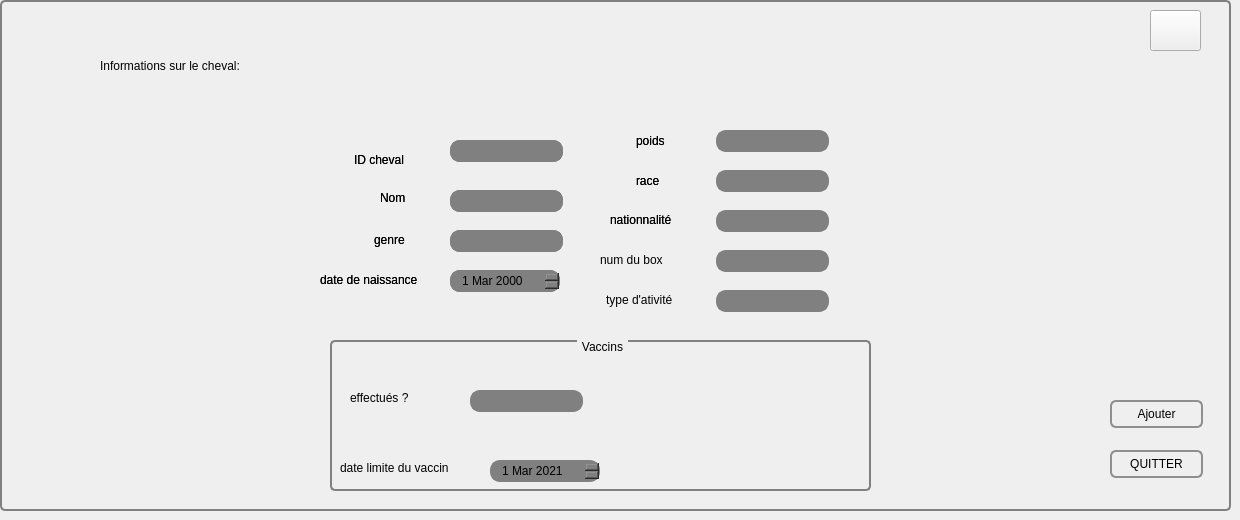
        <widget class="QWidget" name="tab_3">
         <attribute name="title">
          <string>Ajouter </string>
         </attribute>
         <widget class="QGroupBox" name="groupBox_2">
          <property name="geometry">
           <rect>
            <x>0</x>
            <y>0</y>
            <width>1231</width>
            <height>511</height>
           </rect>
          </property>
          <property name="styleSheet">
           <string notr="true">QGroupBox {
    background-color: qlineargradient(x1: 0, y1: 0, x2: 0, y2: 1,
                                      stop: 0 #E0E0E0, stop: 1 #FFFFFF);
    border: 2px solid gray;
    border-radius: 5px;
    margin-top: 1ex; /* leave space at the top for the title */
}

QGroupBox::title {
    subcontrol-origin: margin;
    subcontrol-position: top center; /* position at the top center */
    padding: 0 3px;
    background-color: qlineargradient(x1: 0, y1: 0, x2: 0, y2: 1,
                                      stop: 0 #FF0ECE, stop: 1 #FFFFFF);
}</string>
          </property>
          <property name="title">
           <string/>
          </property>
          <widget class="QLineEdit" name="idChev">
           <property name="geometry">
            <rect>
             <x>450</x>
             <y>140</y>
             <width>113</width>
             <height>22</height>
            </rect>
           </property>
           <property name="styleSheet">
            <string notr="true">QLineEdit {
    border: 2px solid gray;
    border-radius: 10px;
    padding: 0 8px;
    background: grey;
    selection-background-color: darkgray;
}
</string>
           </property>
          </widget>
          <widget class="QLineEdit" name="nomChev">
           <property name="geometry">
            <rect>
             <x>450</x>
             <y>190</y>
             <width>113</width>
             <height>22</height>
            </rect>
           </property>
           <property name="styleSheet">
            <string notr="true">QLineEdit {
    border: 2px solid gray;
    border-radius: 10px;
    padding: 0 8px;
    background: grey;
    selection-background-color: darkgray;
}
</string>
           </property>
          </widget>
          <widget class="QLineEdit" name="poidsChev">
           <property name="geometry">
            <rect>
             <x>716</x>
             <y>130</y>
             <width>113</width>
             <height>22</height>
            </rect>
           </property>
           <property name="styleSheet">
            <string notr="true">QLineEdit {
    border: 2px solid gray;
    border-radius: 10px;
    padding: 0 8px;
    background: grey;
    selection-background-color: darkgray;
}
</string>
           </property>
          </widget>
          <widget class="QLabel" name="label_6">
           <property name="geometry">
            <rect>
             <x>354</x>
             <y>150</y>
             <width>81</width>
             <height>20</height>
            </rect>
           </property>
           <property name="styleSheet">
            <string notr="true">font: 25 10pt &quot;Footlight MT Light&quot;;</string>
           </property>
           <property name="text">
            <string>ID cheval</string>
           </property>
          </widget>
          <widget class="QLabel" name="label_7">
           <property name="geometry">
            <rect>
             <x>380</x>
             <y>190</y>
             <width>55</width>
             <height>16</height>
            </rect>
           </property>
           <property name="styleSheet">
            <string notr="true">font: 25 10pt &quot;Footlight MT Light&quot;;
</string>
           </property>
           <property name="text">
            <string>Nom</string>
           </property>
          </widget>
          <widget class="QLabel" name="label_8">
           <property name="geometry">
            <rect>
             <x>374</x>
             <y>230</y>
             <width>61</width>
             <height>20</height>
            </rect>
           </property>
           <property name="styleSheet">
            <string notr="true">font: 25 10pt &quot;Footlight MT Light&quot;;</string>
           </property>
           <property name="text">
            <string>genre</string>
           </property>
          </widget>
          <widget class="QLabel" name="label_9">
           <property name="geometry">
            <rect>
             <x>320</x>
             <y>270</y>
             <width>121</width>
             <height>20</height>
            </rect>
           </property>
           <property name="styleSheet">
            <string notr="true">font: 25 10pt &quot;Footlight MT Light&quot;;</string>
           </property>
           <property name="text">
            <string>date de naissance</string>
           </property>
          </widget>
          <widget class="QLabel" name="label_10">
           <property name="geometry">
            <rect>
             <x>636</x>
             <y>130</y>
             <width>55</width>
             <height>21</height>
            </rect>
           </property>
           <property name="styleSheet">
            <string notr="true">font: 25 10pt &quot;Footlight MT Light&quot;;</string>
           </property>
           <property name="text">
            <string>poids</string>
           </property>
          </widget>
          <widget class="QLabel" name="label_11">
           <property name="geometry">
            <rect>
             <x>636</x>
             <y>170</y>
             <width>55</width>
             <height>21</height>
            </rect>
           </property>
           <property name="styleSheet">
            <string notr="true">font: 25 10pt &quot;Footlight MT Light&quot;;</string>
           </property>
           <property name="text">
            <string>race</string>
           </property>
          </widget>
          <widget class="QLabel" name="label_12">
           <property name="geometry">
            <rect>
             <x>610</x>
             <y>210</y>
             <width>81</width>
             <height>20</height>
            </rect>
           </property>
           <property name="styleSheet">
            <string notr="true">font: 25 10pt &quot;Footlight MT Light&quot;;</string>
           </property>
           <property name="text">
            <string>nationnalité</string>
           </property>
          </widget>
          <widget class="QLabel" name="label_13">
           <property name="geometry">
            <rect>
             <x>600</x>
             <y>250</y>
             <width>91</width>
             <height>20</height>
            </rect>
           </property>
           <property name="styleSheet">
            <string notr="true">font: 25 10pt &quot;Footlight MT Light&quot;;</string>
           </property>
           <property name="text">
            <string>num du box</string>
           </property>
          </widget>
          <widget class="QLabel" name="label_14">
           <property name="geometry">
            <rect>
             <x>606</x>
             <y>290</y>
             <width>91</width>
             <height>20</height>
            </rect>
           </property>
           <property name="styleSheet">
            <string notr="true">font: 25 10pt &quot;Footlight MT Light&quot;;</string>
           </property>
           <property name="text">
            <string>type d'ativité</string>
           </property>
          </widget>
          <widget class="QGroupBox" name="groupBox_3">
           <property name="geometry">
            <rect>
             <x>330</x>
             <y>340</y>
             <width>541</width>
             <height>151</height>
            </rect>
           </property>
           <property name="title">
            <string>Vaccins</string>
           </property>
           <widget class="QLabel" name="label_15">
            <property name="geometry">
             <rect>
              <x>10</x>
              <y>120</y>
              <width>131</width>
              <height>16</height>
             </rect>
            </property>
            <property name="styleSheet">
             <string notr="true">font: 25 10pt &quot;Footlight MT Light&quot;;</string>
            </property>
            <property name="text">
             <string>date limite du vaccin</string>
            </property>
           </widget>
           <widget class="QLineEdit" name="vaccinsChev">
            <property name="geometry">
             <rect>
              <x>140</x>
              <y>50</y>
              <width>113</width>
              <height>22</height>
             </rect>
            </property>
            <property name="styleSheet">
             <string notr="true">QLineEdit {
    border: 2px solid gray;
    border-radius: 10px;
    padding: 0 8px;
    background: grey;
    selection-background-color: darkgray;
}
</string>
            </property>
           </widget>
           <widget class="QDateEdit" name="dateLimiteVaccin">
            <property name="geometry">
             <rect>
              <x>160</x>
              <y>120</y>
              <width>110</width>
              <height>22</height>
             </rect>
            </property>
            <property name="styleSheet">
             <string notr="true">QDateEdit {
    border: 2px solid gray;
    border-radius: 10px;
    padding: 0 8px;
    background: grey;
    selection-background-color: darkgray;
}

</string>
            </property>
            <property name="maximumDate">
             <date>
              <year>2023</year>
              <month>3</month>
              <day>1</day>
             </date>
            </property>
            <property name="minimumDate">
             <date>
              <year>2021</year>
              <month>3</month>
              <day>1</day>
             </date>
            </property>
           </widget>
           <widget class="QLabel" name="label_28">
            <property name="geometry">
             <rect>
              <x>20</x>
              <y>50</y>
              <width>91</width>
              <height>16</height>
             </rect>
            </property>
            <property name="styleSheet">
             <string notr="true">font: 25 10pt &quot;Footlight MT Light&quot;;</string>
            </property>
            <property name="text">
             <string>effectués ?</string>
            </property>
           </widget>
          </widget>
          <widget class="QPushButton" name="ajouter_cheval">
           <property name="geometry">
            <rect>
             <x>1110</x>
             <y>400</y>
             <width>93</width>
             <height>28</height>
            </rect>
           </property>
           <property name="styleSheet">
            <string notr="true">QPushButton {
    border: 2px solid #8f8f91;
    border-radius: 6px;
    background-color: qlineargradient(x1: 0, y1: 0, x2: 0, y2: 1,
                                      stop: 0 #f6f7fa, stop: 1 #dadbde);
    min-width: 80px;
}

QPushButton:pressed {
    background-color: qlineargradient(x1: 0, y1: 0, x2: 0, y2: 1,
                                      stop: 0 #dadbde, stop: 1 #f6f7fa);
}

QPushButton:flat {
    border: none; /* no border for a flat push button */
}

QPushButton:default {
    border-color: navy; /* make the default button prominent */
}
</string>
           </property>
           <property name="text">
            <string>Ajouter</string>
           </property>
           <property name="icon">
            <iconset resource="imagee.qrc">
             <normaloff>:/verifier.png</normaloff>:/verifier.png</iconset>
           </property>
          </widget>
          <widget class="QLineEdit" name="raceChev">
           <property name="geometry">
            <rect>
             <x>716</x>
             <y>170</y>
             <width>113</width>
             <height>22</height>
            </rect>
           </property>
           <property name="styleSheet">
            <string notr="true">QLineEdit {
    border: 2px solid gray;
    border-radius: 10px;
    padding: 0 8px;
    background: grey;
    selection-background-color: darkgray;
}
</string>
           </property>
          </widget>
          <widget class="QLineEdit" name="nationnaliteChev">
           <property name="geometry">
            <rect>
             <x>716</x>
             <y>210</y>
             <width>113</width>
             <height>22</height>
            </rect>
           </property>
           <property name="styleSheet">
            <string notr="true">QLineEdit {
    border: 2px solid gray;
    border-radius: 10px;
    padding: 0 8px;
    background: grey;
    selection-background-color: darkgray;
}
</string>
           </property>
          </widget>
          <widget class="QLineEdit" name="num_box">
           <property name="geometry">
            <rect>
             <x>716</x>
             <y>250</y>
             <width>113</width>
             <height>22</height>
            </rect>
           </property>
           <property name="styleSheet">
            <string notr="true">QLineEdit {
    border: 2px solid gray;
    border-radius: 10px;
    padding: 0 8px;
    background: grey;
    selection-background-color: darkgray;
}
</string>
           </property>
          </widget>
          <widget class="QLabel" name="label_38">
           <property name="geometry">
            <rect>
             <x>100</x>
             <y>50</y>
             <width>341</width>
             <height>31</height>
            </rect>
           </property>
           <property name="styleSheet">
            <string notr="true">font: 25 18pt &quot;Footlight MT Light&quot;;
</string>
           </property>
           <property name="text">
            <string>Informations sur le cheval:</string>
           </property>
          </widget>
          <widget class="QPushButton" name="QUITTER_1">
           <property name="geometry">
            <rect>
             <x>1110</x>
             <y>450</y>
             <width>93</width>
             <height>28</height>
            </rect>
           </property>
           <property name="styleSheet">
            <string notr="true">QPushButton {
    border: 2px solid #8f8f91;
    border-radius: 6px;
    background-color: qlineargradient(x1: 0, y1: 0, x2: 0, y2: 1,
                                      stop: 0 #f6f7fa, stop: 1 #dadbde);
    min-width: 80px;
}

QPushButton:pressed {
    background-color: qlineargradient(x1: 0, y1: 0, x2: 0, y2: 1,
                                      stop: 0 #dadbde, stop: 1 #f6f7fa);
}

QPushButton:flat {
    border: none; /* no border for a flat push button */
}

QPushButton:default {
    border-color: navy; /* make the default button prominent */
}</string>
           </property>
           <property name="text">
            <string>QUITTER</string>
           </property>
           <property name="icon">
            <iconset resource="imagee.qrc">
             <normaloff>:/quitter.png</normaloff>:/quitter.png</iconset>
           </property>
          </widget>
          <widget class="QLineEdit" name="genreChev">
           <property name="geometry">
            <rect>
             <x>450</x>
             <y>230</y>
             <width>113</width>
             <height>22</height>
            </rect>
           </property>
           <property name="styleSheet">
            <string notr="true">QLineEdit {
    border: 2px solid gray;
    border-radius: 10px;
    padding: 0 8px;
    background: grey;
    selection-background-color: darkgray;
}
</string>
           </property>
          </widget>
          <widget class="QLineEdit" name="type_actChev">
           <property name="geometry">
            <rect>
             <x>716</x>
             <y>290</y>
             <width>113</width>
             <height>22</height>
            </rect>
           </property>
           <property name="styleSheet">
            <string notr="true">QLineEdit {
    border: 2px solid gray;
    border-radius: 10px;
    padding: 0 8px;
    background: grey;
    selection-background-color: darkgray;
}
</string>
           </property>
          </widget>
          <widget class="QDateEdit" name="dateChev">
           <property name="geometry">
            <rect>
             <x>450</x>
             <y>270</y>
             <width>110</width>
             <height>22</height>
            </rect>
           </property>
           <property name="styleSheet">
            <string notr="true">QDateEdit {
    border: 2px solid gray;
    border-radius: 10px;
    padding: 0 8px;
    background: grey;
    selection-background-color: darkgray;
}
</string>
           </property>
           <property name="maximumDateTime">
            <datetime>
             <hour>23</hour>
             <minute>59</minute>
             <second>59</second>
             <year>2022</year>
             <month>12</month>
             <day>31</day>
            </datetime>
           </property>
           <property name="minimumDateTime">
            <datetime>
             <hour>0</hour>
             <minute>0</minute>
             <second>0</second>
             <year>2000</year>
             <month>3</month>
             <day>1</day>
            </datetime>
           </property>
           <property name="minimumDate">
            <date>
             <year>2000</year>
             <month>3</month>
             <day>1</day>
            </date>
           </property>
          </widget>
          <widget class="QLabel" name="label_16">
           <property name="geometry">
            <rect>
             <x>610</x>
             <y>210</y>
             <width>81</width>
             <height>20</height>
            </rect>
           </property>
           <property name="styleSheet">
            <string notr="true">font: 25 10pt &quot;Footlight MT Light&quot;;</string>
           </property>
           <property name="text">
            <string>nationnalité</string>
           </property>
          </widget>
          <widget class="QLabel" name="label_25">
           <property name="geometry">
            <rect>
             <x>380</x>
             <y>190</y>
             <width>55</width>
             <height>16</height>
            </rect>
           </property>
           <property name="styleSheet">
            <string notr="true">font: 25 10pt &quot;Footlight MT Light&quot;;
</string>
           </property>
           <property name="text">
            <string>Nom</string>
           </property>
          </widget>
          <widget class="QLineEdit" name="idChev_2">
           <property name="geometry">
            <rect>
             <x>450</x>
             <y>140</y>
             <width>113</width>
             <height>22</height>
            </rect>
           </property>
           <property name="styleSheet">
            <string notr="true">QLineEdit {
    border: 2px solid gray;
    border-radius: 10px;
    padding: 0 8px;
    background: grey;
    selection-background-color: darkgray;
}
</string>
           </property>
          </widget>
          <widget class="QLabel" name="label_26">
           <property name="geometry">
            <rect>
             <x>354</x>
             <y>150</y>
             <width>81</width>
             <height>20</height>
            </rect>
           </property>
           <property name="styleSheet">
            <string notr="true">font: 25 10pt &quot;Footlight MT Light&quot;;</string>
           </property>
           <property name="text">
            <string>ID cheval</string>
           </property>
          </widget>
          <widget class="QLabel" name="label_27">
           <property name="geometry">
            <rect>
             <x>636</x>
             <y>170</y>
             <width>55</width>
             <height>21</height>
            </rect>
           </property>
           <property name="styleSheet">
            <string notr="true">font: 25 10pt &quot;Footlight MT Light&quot;;</string>
           </property>
           <property name="text">
            <string>race</string>
           </property>
          </widget>
          <widget class="QLabel" name="label_29">
           <property name="geometry">
            <rect>
             <x>320</x>
             <y>270</y>
             <width>121</width>
             <height>20</height>
            </rect>
           </property>
           <property name="styleSheet">
            <string notr="true">font: 25 10pt &quot;Footlight MT Light&quot;;</string>
           </property>
           <property name="text">
            <string>date de naissance</string>
           </property>
          </widget>
          <widget class="QLineEdit" name="genreChev_2">
           <property name="geometry">
            <rect>
             <x>450</x>
             <y>230</y>
             <width>113</width>
             <height>22</height>
            </rect>
           </property>
           <property name="styleSheet">
            <string notr="true">QLineEdit {
    border: 2px solid gray;
    border-radius: 10px;
    padding: 0 8px;
    background: grey;
    selection-background-color: darkgray;
}
</string>
           </property>
          </widget>
          <widget class="QLabel" name="label_30">
           <property name="geometry">
            <rect>
             <x>374</x>
             <y>230</y>
             <width>61</width>
             <height>20</height>
            </rect>
           </property>
           <property name="styleSheet">
            <string notr="true">font: 25 10pt &quot;Footlight MT Light&quot;;</string>
           </property>
           <property name="text">
            <string>genre</string>
           </property>
          </widget>
          <widget class="QDateEdit" name="dateChev_2">
           <property name="geometry">
            <rect>
             <x>450</x>
             <y>270</y>
             <width>110</width>
             <height>22</height>
            </rect>
           </property>
           <property name="styleSheet">
            <string notr="true">QDateEdit {
    border: 2px solid gray;
    border-radius: 10px;
    padding: 0 8px;
    background: grey;
    selection-background-color: darkgray;
}
</string>
           </property>
           <property name="maximumDateTime">
            <datetime>
             <hour>23</hour>
             <minute>59</minute>
             <second>59</second>
             <year>2022</year>
             <month>12</month>
             <day>31</day>
            </datetime>
           </property>
           <property name="minimumDateTime">
            <datetime>
             <hour>0</hour>
             <minute>0</minute>
             <second>0</second>
             <year>2000</year>
             <month>3</month>
             <day>1</day>
            </datetime>
           </property>
           <property name="minimumDate">
            <date>
             <year>2000</year>
             <month>3</month>
             <day>1</day>
            </date>
           </property>
          </widget>
          <widget class="QLabel" name="label_33">
           <property name="geometry">
            <rect>
             <x>636</x>
             <y>130</y>
             <width>55</width>
             <height>21</height>
            </rect>
           </property>
           <property name="styleSheet">
            <string notr="true">font: 25 10pt &quot;Footlight MT Light&quot;;</string>
           </property>
           <property name="text">
            <string>poids</string>
           </property>
          </widget>
          <widget class="QLineEdit" name="nomChev_2">
           <property name="geometry">
            <rect>
             <x>450</x>
             <y>190</y>
             <width>113</width>
             <height>22</height>
            </rect>
           </property>
           <property name="styleSheet">
            <string notr="true">QLineEdit {
    border: 2px solid gray;
    border-radius: 10px;
    padding: 0 8px;
    background: grey;
    selection-background-color: darkgray;
}
</string>
           </property>
          </widget>
          <widget class="QLabel" name="label_41">
           <property name="geometry">
            <rect>
             <x>110</x>
             <y>160</y>
             <width>121</width>
             <height>81</height>
            </rect>
           </property>
           <property name="styleSheet">
            <string notr="true">image: url(:/cheval.png);</string>
           </property>
           <property name="text">
            <string/>
           </property>
          </widget>
          <widget class="QPushButton" name="pushButton_Reglage_2">
           <property name="geometry">
            <rect>
             <x>1150</x>
             <y>10</y>
             <width>51</width>
             <height>41</height>
            </rect>
           </property>
           <property name="styleSheet">
            <string notr="true"/>
           </property>
           <property name="text">
            <string/>
           </property>
           <property name="icon">
            <iconset resource="imagee.qrc">
             <normaloff>:/settings.png</normaloff>:/settings.png</iconset>
           </property>
          </widget>
          <zorder>label_10</zorder>
          <zorder>label_11</zorder>
          <zorder>label_12</zorder>
          <zorder>label_13</zorder>
          <zorder>label_14</zorder>
          <zorder>ajouter_cheval</zorder>
          <zorder>groupBox_3</zorder>
          <zorder>idChev</zorder>
          <zorder>nomChev</zorder>
          <zorder>poidsChev</zorder>
          <zorder>label_6</zorder>
          <zorder>label_7</zorder>
          <zorder>label_8</zorder>
          <zorder>label_9</zorder>
          <zorder>raceChev</zorder>
          <zorder>nationnaliteChev</zorder>
          <zorder>num_box</zorder>
          <zorder>label_38</zorder>
          <zorder>QUITTER_1</zorder>
          <zorder>genreChev</zorder>
          <zorder>type_actChev</zorder>
          <zorder>dateChev</zorder>
          <zorder>label_16</zorder>
          <zorder>label_25</zorder>
          <zorder>idChev_2</zorder>
          <zorder>label_26</zorder>
          <zorder>label_27</zorder>
          <zorder>label_29</zorder>
          <zorder>genreChev_2</zorder>
          <zorder>label_30</zorder>
          <zorder>dateChev_2</zorder>
          <zorder>label_33</zorder>
          <zorder>nomChev_2</zorder>
          <zorder>label_41</zorder>
          <zorder>pushButton_Reglage_2</zorder>
         </widget>
        </widget>
